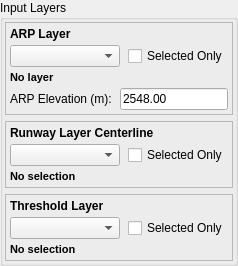
     <widget class="QGroupBox" name="layersGroup">
      <property name="title">
       <string>Input Layers</string>
      </property>
      <layout class="QVBoxLayout" name="layersMainLayout">
       <property name="spacing"><number>6</number></property>
       <property name="margin"><number>2</number></property>

       <!-- ARP (Aerodrome Reference Point) LAYER + ELEVATION (#131) -->
       <item>
        <widget class="QFrame" name="arpFrame">
         <property name="frameShape"><enum>QFrame::StyledPanel</enum></property>
         <layout class="QVBoxLayout" name="arpCompactLayout">
          <property name="spacing"><number>4</number></property>
          <property name="margin"><number>4</number></property>
          <item>
           <widget class="QLabel" name="arpTitleLabel">
            <property name="text"><string>ARP Layer</string></property>
            <property name="styleSheet"><string>QLabel { font-weight: bold; }</string></property>
           </widget>
          </item>
          <item>
           <layout class="QHBoxLayout" name="arpControlLayout">
            <property name="spacing"><number>8</number></property>
            <item>
             <widget class="QgsMapLayerComboBox" name="arpLayerCombo">
              <property name="minimumHeight"><number>24</number></property>
              <property name="maximumHeight"><number>28</number></property>
              <property name="toolTip"><string>Select the layer containing the Aerodrome Reference Point (ARP). Optional unless the active surface requires it.</string></property>
              <property name="sizePolicy">
               <sizepolicy hsizetype="Expanding" vsizetype="Fixed">
                <horstretch>0</horstretch><verstretch>0</verstretch>
               </sizepolicy>
              </property>
             </widget>
            </item>
            <item>
             <widget class="QCheckBox" name="useSelectedArpCheckBox">
              <property name="text"><string>Selected Only</string></property>
              <property name="sizePolicy">
               <sizepolicy hsizetype="Fixed" vsizetype="Fixed">
                <horstretch>0</horstretch><verstretch>0</verstretch>
               </sizepolicy>
              </property>
             </widget>
            </item>
           </layout>
          </item>
          <item>
           <widget class="QLabel" name="arpSelectionStatusLabel">
            <property name="text"><string>No layer</string></property>
            <property name="styleSheet"><string>QLabel { font-weight: bold; font-size: 11px; }</string></property>
            <property name="minimumHeight"><number>16</number></property>
            <property name="maximumHeight"><number>16</number></property>
           </widget>
          </item>
          <item>
           <layout class="QHBoxLayout" name="arpElevationLayout">
            <property name="spacing"><number>8</number></property>
            <item>
             <widget class="QLabel" name="label_ARP_elevation">
              <property name="text"><string>ARP Elevation (m):</string></property>
             </widget>
            </item>
            <item>
             <widget class="QLineEdit" name="spin_ARP_elevation">
              <property name="text"><string>2548.00</string></property>
              <property name="toolTip"><string>Aerodrome Reference Point elevation, shared by the OFS and OES tabs.</string></property>
             </widget>
            </item>
           </layout>
          </item>
         </layout>
        </widget>
       </item>

       <item>
        <widget class="QFrame" name="runwayFrame">
         <property name="frameShape"><enum>QFrame::StyledPanel</enum></property>
         <layout class="QVBoxLayout" name="runwayCompactLayout">
          <property name="spacing"><number>4</number></property>
          <property name="margin"><number>4</number></property>
          <item>
           <widget class="QLabel" name="runwayTitleLabel">
            <property name="text"><string>Runway Layer Centerline</string></property>
            <property name="styleSheet"><string>QLabel { font-weight: bold; }</string></property>
           </widget>
          </item>
          <item>
           <layout class="QHBoxLayout" name="runwayControlLayout">
            <property name="spacing"><number>8</number></property>
            <item>
             <widget class="QgsMapLayerComboBox" name="runwayLayerCombo">
              <property name="minimumHeight"><number>24</number></property>
              <property name="maximumHeight"><number>28</number></property>
              <property name="sizePolicy">
               <sizepolicy hsizetype="Expanding" vsizetype="Fixed">
                <horstretch>0</horstretch><verstretch>0</verstretch>
               </sizepolicy>
              </property>
             </widget>
            </item>
            <item>
             <widget class="QCheckBox" name="useSelectedRunwayCheckBox">
              <property name="text"><string>Selected Only</string></property>
              <property name="sizePolicy">
               <sizepolicy hsizetype="Fixed" vsizetype="Fixed">
                <horstretch>0</horstretch><verstretch>0</verstretch>
               </sizepolicy>
              </property>
             </widget>
            </item>
           </layout>
          </item>
          <item>
           <widget class="QLabel" name="runwaySelectionStatusLabel">
            <property name="text"><string>No selection</string></property>
            <property name="styleSheet"><string>QLabel { font-weight: bold; font-size: 11px; }</string></property>
            <property name="minimumHeight"><number>16</number></property>
            <property name="maximumHeight"><number>16</number></property>
           </widget>
          </item>
         </layout>
        </widget>
       </item>

       <item>
        <widget class="QFrame" name="thresholdFrame">
         <property name="frameShape"><enum>QFrame::StyledPanel</enum></property>
         <layout class="QVBoxLayout" name="thresholdCompactLayout">
          <property name="spacing"><number>4</number></property>
          <property name="margin"><number>4</number></property>
          <item>
           <widget class="QLabel" name="thresholdTitleLabel">
            <property name="text"><string>Threshold Layer</string></property>
            <property name="styleSheet"><string>QLabel { font-weight: bold; }</string></property>
           </widget>
          </item>
          <item>
           <layout class="QHBoxLayout" name="thresholdControlLayout">
            <property name="spacing"><number>8</number></property>
            <item>
             <widget class="QgsMapLayerComboBox" name="thresholdLayerCombo">
              <property name="minimumHeight"><number>24</number></property>
              <property name="maximumHeight"><number>28</number></property>
              <property name="sizePolicy">
               <sizepolicy hsizetype="Expanding" vsizetype="Fixed">
                <horstretch>0</horstretch><verstretch>0</verstretch>
               </sizepolicy>
              </property>
             </widget>
            </item>
            <item>
             <widget class="QCheckBox" name="useSelectedThresholdCheckBox">
              <property name="text"><string>Selected Only</string></property>
              <property name="sizePolicy">
               <sizepolicy hsizetype="Fixed" vsizetype="Fixed">
                <horstretch>0</horstretch><verstretch>0</verstretch>
               </sizepolicy>
              </property>
             </widget>
            </item>
           </layout>
          </item>
          <item>
           <widget class="QLabel" name="thresholdSelectionStatusLabel">
            <property name="text"><string>No selection</string></property>
            <property name="styleSheet"><string>QLabel { font-weight: bold; font-size: 11px; }</string></property>
            <property name="minimumHeight"><number>16</number></property>
            <property name="maximumHeight"><number>16</number></property>
           </widget>
          </item>
         </layout>
        </widget>
       </item>

      </layout>
     </widget>
